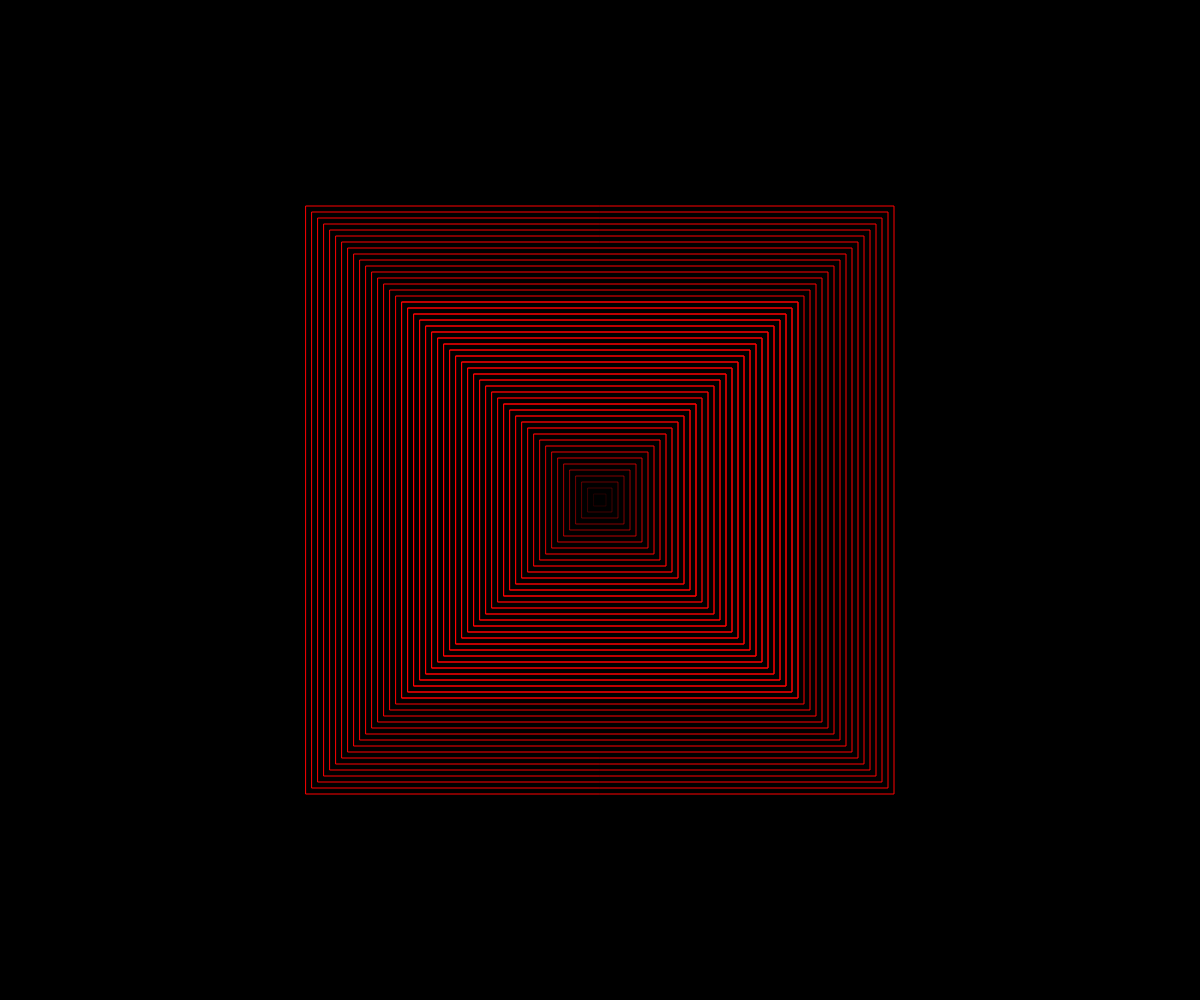
Frame 1 (no input)
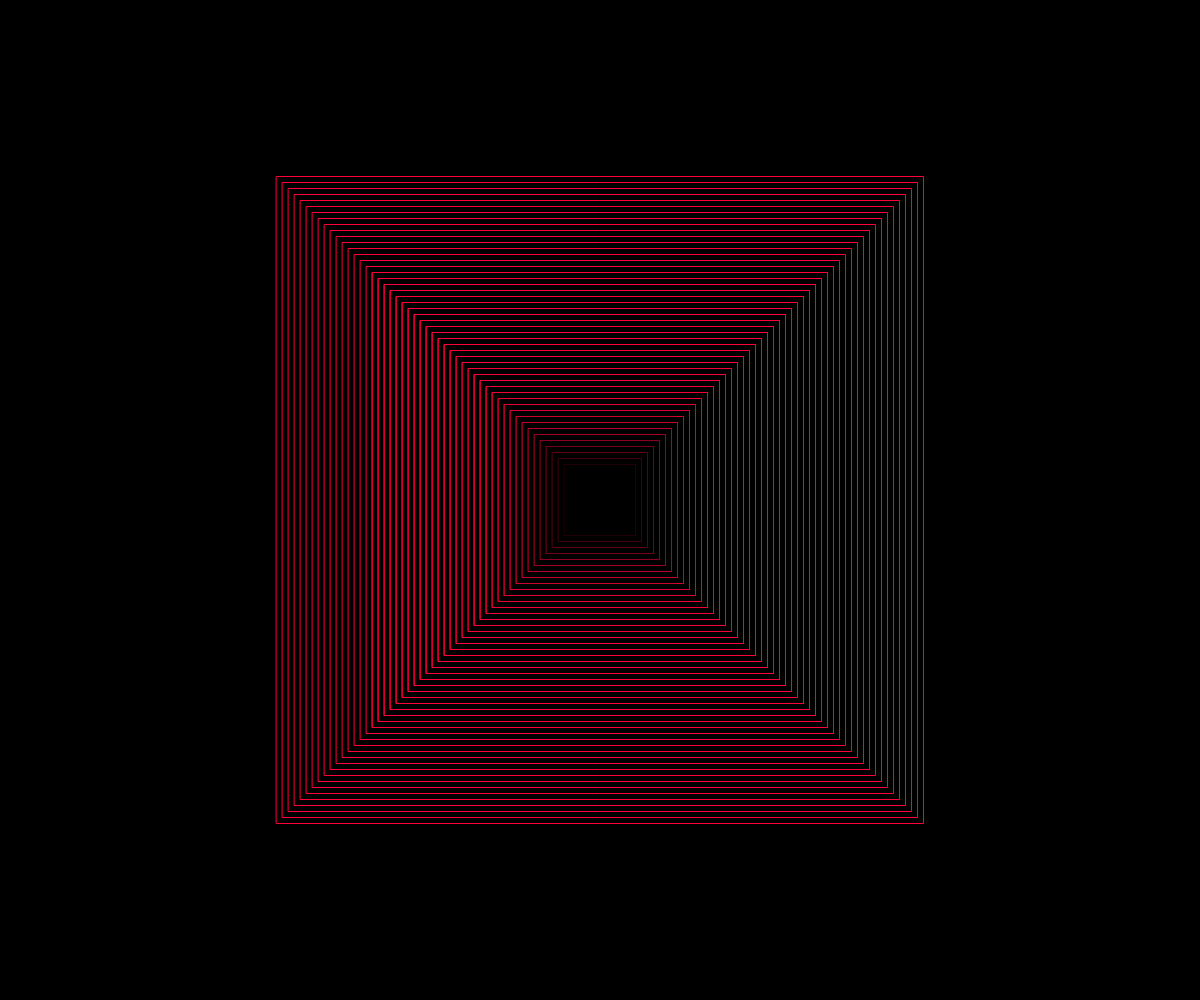
Frame 60 (no input)
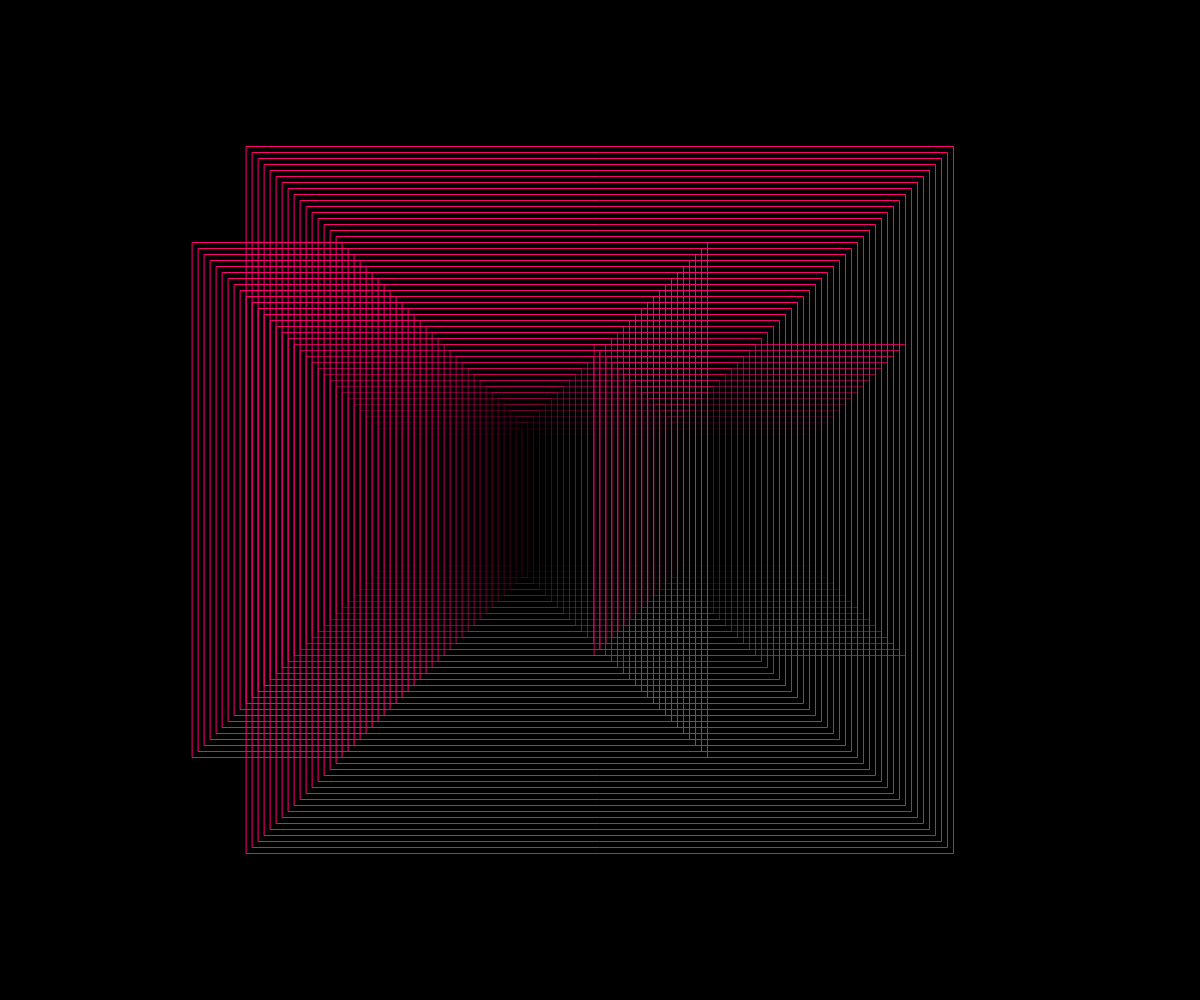
Frame 120 (the mouse pressed at the canvas centre since frame 60)

The p5.js sketch that drew these frames (run headless with seeded random() and noise() and a simulated clock; from frame 60 on, the mouse is pressed at the canvas centre):

// p5.js sketch
// ── sketch.js
let et = 0;
function setup() {
  createCanvas(windowWidth, windowHeight);
}

function draw() {
  background(0);
  noFill();
  rectMode(CENTER);
  drawRect(width / 2, height / 2, 600);
  drawRect(width / 2 - (mouseX % width) / 4, height / 2, 400);
  drawRect(width / 2 + (mouseX % width) / 4, height / 2, 200);
  et++;
}

function drawRect(x, y, size) {
  for (let i = 0; i < size; i += 12) {
    stroke(255, 0, (et % (size * 2)) % 255, i);
    rect(x, y, i + (et % size));
  }
}

// ── style.css
html,
body {
  margin: 0;
  padding: 0;
}

canvas {
  padding: 0;
  margin: auto;
  display: block;
  width: 800px;
  height: 800px;
}
